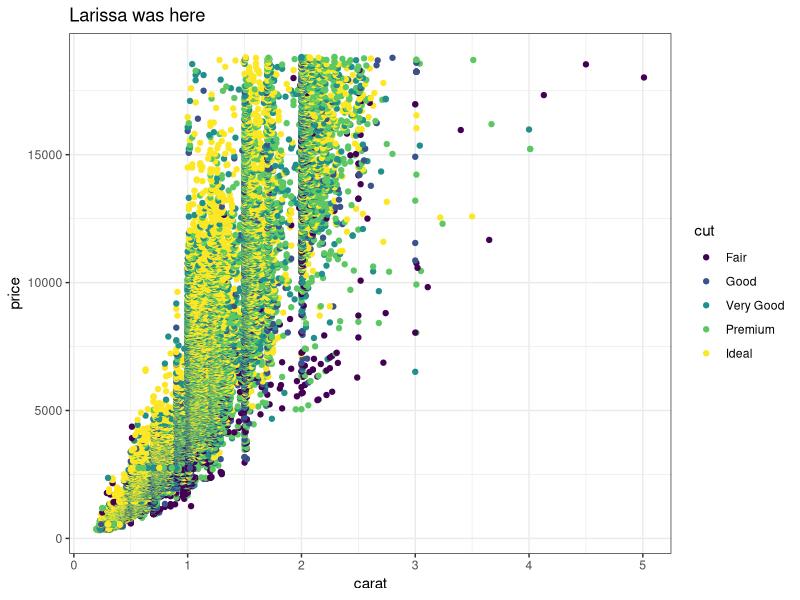
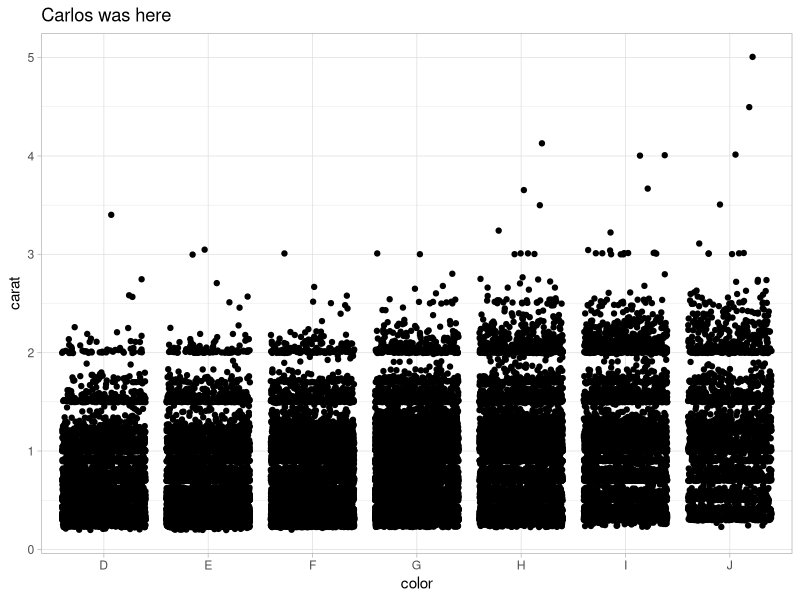
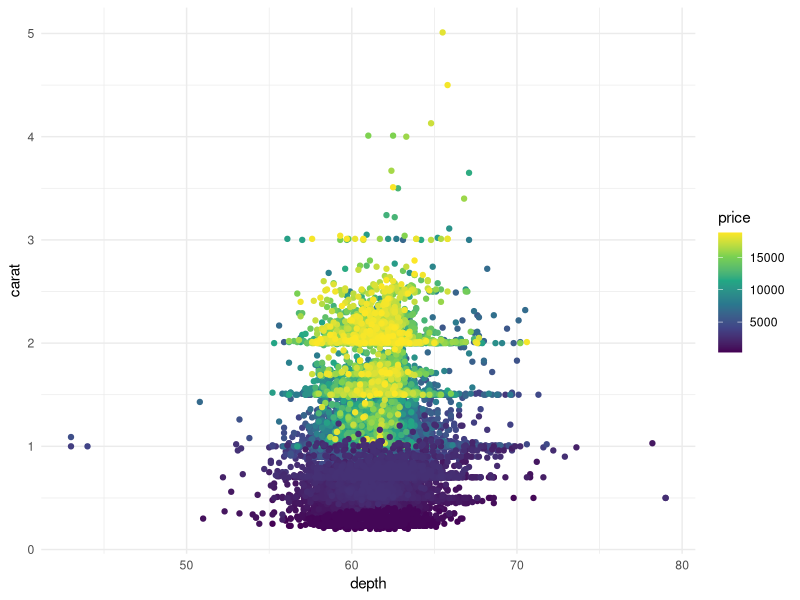

Recreate these plots in R, in order.
## ---- chunk 1
knitr::opts_chunk$set(echo = TRUE)
library(tidyverse)
## ---- chunk 2
# Partner 1: 
# Run the code below to see the original graph
# Change the code below to make the point color change based on 'cut', and update the theme to theme_bw(). Update the title to include your first name. 

ggplot(data = diamonds, aes(x = carat, y = price)) +
  geom_point(aes(color = cut)) +
  theme_bw() +
  labs(title = "Larissa was here")
## ---- chunk 3
# Partner 2: 
# Run the code below to see the original graph
# Change the code below to make the geom a geom_jitter, and update the theme to theme_light. Update the title to include your first name. 

ggplot(data = diamonds, aes(x = color, y = carat)) +
  geom_jitter() +
  theme_light() +
  labs(title = "Carlos was here")
## ---- chunk 4
ggplot(data = diamonds, aes(x = depth, y = carat)) +
  geom_point(aes(color = price)) +
  scale_color_viridis_c() +
  theme_minimal()
## ---- chunk 5

